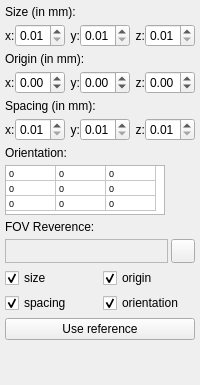
        <widget class="QWidget" name="tabFOV">
         <attribute name="title">
          <string>FOV</string>
         </attribute>
         <attribute name="toolTip">
          <string>&lt;html&gt;&lt;head/&gt;&lt;body&gt;&lt;p&gt;Field of view settings (FOV) for vizualizing the grid correctly (its origin, size and orientation).&lt;/p&gt;&lt;/body&gt;&lt;/html&gt;</string>
         </attribute>
         <layout class="QVBoxLayout" name="verticalLayout_4">
          <property name="spacing">
           <number>5</number>
          </property>
          <property name="margin">
           <number>5</number>
          </property>
          <item>
           <widget class="QLabel" name="label_18">
            <property name="text">
             <string>Size (in mm):</string>
            </property>
           </widget>
          </item>
          <item>
           <layout class="QHBoxLayout" name="horizontalLayout_4">
            <property name="spacing">
             <number>0</number>
            </property>
            <item>
             <widget class="QLabel" name="label_20">
              <property name="sizePolicy">
               <sizepolicy hsizetype="Maximum" vsizetype="Preferred">
                <horstretch>0</horstretch>
                <verstretch>0</verstretch>
               </sizepolicy>
              </property>
              <property name="text">
               <string>x:</string>
              </property>
             </widget>
            </item>
            <item>
             <widget class="QDoubleSpinBox" name="m_sbFOVSizeX">
              <property name="sizePolicy">
               <sizepolicy hsizetype="Minimum" vsizetype="Fixed">
                <horstretch>0</horstretch>
                <verstretch>0</verstretch>
               </sizepolicy>
              </property>
              <property name="minimumSize">
               <size>
                <width>10</width>
                <height>0</height>
               </size>
              </property>
              <property name="maximumSize">
               <size>
                <width>50</width>
                <height>16777215</height>
               </size>
              </property>
              <property name="toolTip">
               <string>&lt;html&gt;&lt;head/&gt;&lt;body&gt;&lt;p&gt;Indicate the size (in mm) of the grid in the x direction.&lt;/p&gt;&lt;/body&gt;&lt;/html&gt;</string>
              </property>
              <property name="decimals">
               <number>2</number>
              </property>
              <property name="minimum">
               <double>0.010000000000000</double>
              </property>
              <property name="maximum">
               <double>9999.000000000000000</double>
              </property>
             </widget>
            </item>
            <item>
             <widget class="QLabel" name="label_21">
              <property name="text">
               <string>y:</string>
              </property>
              <property name="alignment">
               <set>Qt::AlignRight|Qt::AlignTrailing|Qt::AlignVCenter</set>
              </property>
             </widget>
            </item>
            <item>
             <widget class="QDoubleSpinBox" name="m_sbFOVSizeY">
              <property name="sizePolicy">
               <sizepolicy hsizetype="Minimum" vsizetype="Fixed">
                <horstretch>0</horstretch>
                <verstretch>0</verstretch>
               </sizepolicy>
              </property>
              <property name="minimumSize">
               <size>
                <width>10</width>
                <height>0</height>
               </size>
              </property>
              <property name="maximumSize">
               <size>
                <width>50</width>
                <height>16777215</height>
               </size>
              </property>
              <property name="toolTip">
               <string>&lt;html&gt;&lt;head/&gt;&lt;body&gt;&lt;p&gt;Indicate the size (in mm) of the grid in the y direction.&lt;/p&gt;&lt;/body&gt;&lt;/html&gt;</string>
              </property>
              <property name="decimals">
               <number>2</number>
              </property>
              <property name="minimum">
               <double>0.010000000000000</double>
              </property>
              <property name="maximum">
               <double>9999.000000000000000</double>
              </property>
             </widget>
            </item>
            <item>
             <widget class="QLabel" name="label_19">
              <property name="text">
               <string>z:</string>
              </property>
              <property name="alignment">
               <set>Qt::AlignRight|Qt::AlignTrailing|Qt::AlignVCenter</set>
              </property>
             </widget>
            </item>
            <item>
             <widget class="QDoubleSpinBox" name="m_sbFOVSizeZ">
              <property name="sizePolicy">
               <sizepolicy hsizetype="Minimum" vsizetype="Fixed">
                <horstretch>0</horstretch>
                <verstretch>0</verstretch>
               </sizepolicy>
              </property>
              <property name="minimumSize">
               <size>
                <width>10</width>
                <height>0</height>
               </size>
              </property>
              <property name="maximumSize">
               <size>
                <width>50</width>
                <height>16777215</height>
               </size>
              </property>
              <property name="toolTip">
               <string>&lt;html&gt;&lt;head/&gt;&lt;body&gt;&lt;p&gt;Indicate the size (in mm) of the grid in the z direction.&lt;/p&gt;&lt;/body&gt;&lt;/html&gt;</string>
              </property>
              <property name="decimals">
               <number>2</number>
              </property>
              <property name="minimum">
               <double>0.010000000000000</double>
              </property>
              <property name="maximum">
               <double>9999.000000000000000</double>
              </property>
             </widget>
            </item>
           </layout>
          </item>
          <item>
           <widget class="QLabel" name="label_24">
            <property name="text">
             <string>Origin (in mm):</string>
            </property>
           </widget>
          </item>
          <item>
           <layout class="QHBoxLayout" name="horizontalLayout_5">
            <property name="spacing">
             <number>0</number>
            </property>
            <item>
             <widget class="QLabel" name="label_25">
              <property name="sizePolicy">
               <sizepolicy hsizetype="Maximum" vsizetype="Preferred">
                <horstretch>0</horstretch>
                <verstretch>0</verstretch>
               </sizepolicy>
              </property>
              <property name="text">
               <string>x:</string>
              </property>
             </widget>
            </item>
            <item>
             <widget class="QDoubleSpinBox" name="m_sbFOVOriginX">
              <property name="sizePolicy">
               <sizepolicy hsizetype="Minimum" vsizetype="Fixed">
                <horstretch>0</horstretch>
                <verstretch>0</verstretch>
               </sizepolicy>
              </property>
              <property name="minimumSize">
               <size>
                <width>10</width>
                <height>0</height>
               </size>
              </property>
              <property name="maximumSize">
               <size>
                <width>50</width>
                <height>16777215</height>
               </size>
              </property>
              <property name="toolTip">
               <string>&lt;html&gt;&lt;head/&gt;&lt;body&gt;&lt;p&gt;Indicate the origin (in mm) of the grid in the x direction.&lt;/p&gt;&lt;/body&gt;&lt;/html&gt;</string>
              </property>
              <property name="minimum">
               <double>-99999.000000000000000</double>
              </property>
              <property name="maximum">
               <double>99999.000000000000000</double>
              </property>
             </widget>
            </item>
            <item>
             <widget class="QLabel" name="label_22">
              <property name="text">
               <string>y:</string>
              </property>
              <property name="alignment">
               <set>Qt::AlignRight|Qt::AlignTrailing|Qt::AlignVCenter</set>
              </property>
             </widget>
            </item>
            <item>
             <widget class="QDoubleSpinBox" name="m_sbFOVOriginY">
              <property name="sizePolicy">
               <sizepolicy hsizetype="Minimum" vsizetype="Fixed">
                <horstretch>0</horstretch>
                <verstretch>0</verstretch>
               </sizepolicy>
              </property>
              <property name="minimumSize">
               <size>
                <width>10</width>
                <height>0</height>
               </size>
              </property>
              <property name="maximumSize">
               <size>
                <width>50</width>
                <height>16777215</height>
               </size>
              </property>
              <property name="toolTip">
               <string>&lt;html&gt;&lt;head/&gt;&lt;body&gt;&lt;p&gt;Indicate the origin (in mm) of the grid in the y direction.&lt;/p&gt;&lt;/body&gt;&lt;/html&gt;</string>
              </property>
              <property name="minimum">
               <double>-99999.000000000000000</double>
              </property>
              <property name="maximum">
               <double>99999.000000000000000</double>
              </property>
             </widget>
            </item>
            <item>
             <widget class="QLabel" name="label_23">
              <property name="text">
               <string>z:</string>
              </property>
              <property name="alignment">
               <set>Qt::AlignRight|Qt::AlignTrailing|Qt::AlignVCenter</set>
              </property>
             </widget>
            </item>
            <item>
             <widget class="QDoubleSpinBox" name="m_sbFOVOriginZ">
              <property name="sizePolicy">
               <sizepolicy hsizetype="Minimum" vsizetype="Fixed">
                <horstretch>0</horstretch>
                <verstretch>0</verstretch>
               </sizepolicy>
              </property>
              <property name="minimumSize">
               <size>
                <width>10</width>
                <height>0</height>
               </size>
              </property>
              <property name="maximumSize">
               <size>
                <width>50</width>
                <height>16777215</height>
               </size>
              </property>
              <property name="toolTip">
               <string>&lt;html&gt;&lt;head/&gt;&lt;body&gt;&lt;p&gt;Indicate the origin (in mm) of the grid in the z direction.&lt;/p&gt;&lt;/body&gt;&lt;/html&gt;</string>
              </property>
              <property name="minimum">
               <double>-99999.000000000000000</double>
              </property>
              <property name="maximum">
               <double>99999.000000000000000</double>
              </property>
              <property name="value">
               <double>0.000000000000000</double>
              </property>
             </widget>
            </item>
           </layout>
          </item>
          <item>
           <widget class="QLabel" name="label_17">
            <property name="text">
             <string>Spacing (in mm):</string>
            </property>
           </widget>
          </item>
          <item>
           <layout class="QHBoxLayout" name="horizontalLayout_6">
            <property name="spacing">
             <number>0</number>
            </property>
            <item>
             <widget class="QLabel" name="label_10">
              <property name="sizePolicy">
               <sizepolicy hsizetype="Maximum" vsizetype="Preferred">
                <horstretch>0</horstretch>
                <verstretch>0</verstretch>
               </sizepolicy>
              </property>
              <property name="text">
               <string>x:</string>
              </property>
             </widget>
            </item>
            <item>
             <widget class="QDoubleSpinBox" name="m_sbGridSpX">
              <property name="sizePolicy">
               <sizepolicy hsizetype="Minimum" vsizetype="Fixed">
                <horstretch>0</horstretch>
                <verstretch>0</verstretch>
               </sizepolicy>
              </property>
              <property name="minimumSize">
               <size>
                <width>10</width>
                <height>0</height>
               </size>
              </property>
              <property name="maximumSize">
               <size>
                <width>50</width>
                <height>16777215</height>
               </size>
              </property>
              <property name="toolTip">
               <string>&lt;html&gt;&lt;head/&gt;&lt;body&gt;&lt;p&gt;Indicate the spacing/resolution of the grid in the x direction.&lt;/p&gt;&lt;/body&gt;&lt;/html&gt;</string>
              </property>
              <property name="minimum">
               <double>0.010000000000000</double>
              </property>
              <property name="maximum">
               <double>9999.000000000000000</double>
              </property>
              <property name="value">
               <double>0.010000000000000</double>
              </property>
             </widget>
            </item>
            <item>
             <widget class="QLabel" name="label_12">
              <property name="text">
               <string>y:</string>
              </property>
              <property name="alignment">
               <set>Qt::AlignRight|Qt::AlignTrailing|Qt::AlignVCenter</set>
              </property>
             </widget>
            </item>
            <item>
             <widget class="QDoubleSpinBox" name="m_sbGridSpY">
              <property name="sizePolicy">
               <sizepolicy hsizetype="Minimum" vsizetype="Fixed">
                <horstretch>0</horstretch>
                <verstretch>0</verstretch>
               </sizepolicy>
              </property>
              <property name="minimumSize">
               <size>
                <width>10</width>
                <height>0</height>
               </size>
              </property>
              <property name="maximumSize">
               <size>
                <width>50</width>
                <height>16777215</height>
               </size>
              </property>
              <property name="toolTip">
               <string>&lt;html&gt;&lt;head/&gt;&lt;body&gt;&lt;p&gt;Indicate the spacing/resolution of the grid in the y direction.&lt;/p&gt;&lt;/body&gt;&lt;/html&gt;</string>
              </property>
              <property name="minimum">
               <double>0.010000000000000</double>
              </property>
              <property name="maximum">
               <double>9999.000000000000000</double>
              </property>
              <property name="value">
               <double>0.010000000000000</double>
              </property>
             </widget>
            </item>
            <item>
             <widget class="QLabel" name="label_11">
              <property name="text">
               <string>z:</string>
              </property>
              <property name="alignment">
               <set>Qt::AlignRight|Qt::AlignTrailing|Qt::AlignVCenter</set>
              </property>
             </widget>
            </item>
            <item>
             <widget class="QDoubleSpinBox" name="m_sbGridSpZ">
              <property name="sizePolicy">
               <sizepolicy hsizetype="Minimum" vsizetype="Fixed">
                <horstretch>0</horstretch>
                <verstretch>0</verstretch>
               </sizepolicy>
              </property>
              <property name="minimumSize">
               <size>
                <width>10</width>
                <height>0</height>
               </size>
              </property>
              <property name="maximumSize">
               <size>
                <width>50</width>
                <height>16777215</height>
               </size>
              </property>
              <property name="toolTip">
               <string>&lt;html&gt;&lt;head/&gt;&lt;body&gt;&lt;p&gt;Indicate the spacing/resolution of the grid in the z direction.&lt;/p&gt;&lt;/body&gt;&lt;/html&gt;</string>
              </property>
              <property name="minimum">
               <double>0.010000000000000</double>
              </property>
              <property name="maximum">
               <double>9999.000000000000000</double>
              </property>
              <property name="value">
               <double>0.010000000000000</double>
              </property>
             </widget>
            </item>
           </layout>
          </item>
          <item>
           <widget class="QLabel" name="label_27">
            <property name="text">
             <string>Orientation:</string>
            </property>
           </widget>
          </item>
          <item>
           <widget class="QTableWidget" name="m_tableOrientation">
            <property name="enabled">
             <bool>true</bool>
            </property>
            <property name="sizePolicy">
             <sizepolicy hsizetype="Expanding" vsizetype="Maximum">
              <horstretch>0</horstretch>
              <verstretch>0</verstretch>
             </sizepolicy>
            </property>
            <property name="maximumSize">
             <size>
              <width>160</width>
              <height>50</height>
             </size>
            </property>
            <property name="font">
             <font>
              <pointsize>7</pointsize>
             </font>
            </property>
            <property name="showDropIndicator" stdset="0">
             <bool>false</bool>
            </property>
            <property name="dragDropOverwriteMode">
             <bool>false</bool>
            </property>
            <property name="wordWrap">
             <bool>false</bool>
            </property>
            <property name="cornerButtonEnabled">
             <bool>false</bool>
            </property>
            <attribute name="horizontalHeaderVisible">
             <bool>false</bool>
            </attribute>
            <attribute name="horizontalHeaderDefaultSectionSize">
             <number>50</number>
            </attribute>
            <attribute name="horizontalHeaderMinimumSectionSize">
             <number>20</number>
            </attribute>
            <attribute name="verticalHeaderVisible">
             <bool>false</bool>
            </attribute>
            <attribute name="verticalHeaderDefaultSectionSize">
             <number>15</number>
            </attribute>
            <row>
             <property name="text">
              <string>R1</string>
             </property>
            </row>
            <row>
             <property name="text">
              <string>R2</string>
             </property>
            </row>
            <row>
             <property name="text">
              <string>R3</string>
             </property>
            </row>
            <column>
             <property name="text">
              <string>C1</string>
             </property>
            </column>
            <column>
             <property name="text">
              <string>C2</string>
             </property>
            </column>
            <column>
             <property name="text">
              <string>C3</string>
             </property>
            </column>
            <item row="0" column="0">
             <property name="text">
              <string>0</string>
             </property>
             <property name="flags">
              <set>ItemIsEnabled</set>
             </property>
            </item>
            <item row="0" column="1">
             <property name="text">
              <string>0</string>
             </property>
             <property name="flags">
              <set>ItemIsEnabled</set>
             </property>
            </item>
            <item row="0" column="2">
             <property name="text">
              <string>0</string>
             </property>
             <property name="flags">
              <set>ItemIsEnabled</set>
             </property>
            </item>
            <item row="1" column="0">
             <property name="text">
              <string>0</string>
             </property>
             <property name="flags">
              <set>ItemIsEnabled</set>
             </property>
            </item>
            <item row="1" column="1">
             <property name="text">
              <string>0</string>
             </property>
             <property name="flags">
              <set>ItemIsEnabled</set>
             </property>
            </item>
            <item row="1" column="2">
             <property name="text">
              <string>0</string>
             </property>
             <property name="flags">
              <set>ItemIsEnabled</set>
             </property>
            </item>
            <item row="2" column="0">
             <property name="text">
              <string>0</string>
             </property>
             <property name="flags">
              <set>ItemIsEnabled</set>
             </property>
            </item>
            <item row="2" column="1">
             <property name="text">
              <string>0</string>
             </property>
             <property name="flags">
              <set>ItemIsEnabled</set>
             </property>
            </item>
            <item row="2" column="2">
             <property name="text">
              <string>0</string>
             </property>
             <property name="flags">
              <set>ItemIsEnabled</set>
             </property>
            </item>
           </widget>
          </item>
          <item>
           <widget class="QLabel" name="label_26">
            <property name="text">
             <string>FOV Reverence:</string>
            </property>
           </widget>
          </item>
          <item>
           <layout class="QHBoxLayout" name="horizontalLayout_7">
            <property name="spacing">
             <number>3</number>
            </property>
            <item>
             <widget class="QLabel" name="m_lbFOVRef">
              <property name="palette">
               <palette>
                <active>
                 <colorrole role="Text">
                  <brush brushstyle="SolidPattern">
                   <color alpha="255">
                    <red>0</red>
                    <green>170</green>
                    <blue>0</blue>
                   </color>
                  </brush>
                 </colorrole>
                </active>
                <inactive>
                 <colorrole role="Text">
                  <brush brushstyle="SolidPattern">
                   <color alpha="255">
                    <red>0</red>
                    <green>170</green>
                    <blue>0</blue>
                   </color>
                  </brush>
                 </colorrole>
                </inactive>
                <disabled>
                 <colorrole role="Text">
                  <brush brushstyle="SolidPattern">
                   <color alpha="255">
                    <red>159</red>
                    <green>158</green>
                    <blue>158</blue>
                   </color>
                  </brush>
                 </colorrole>
                </disabled>
               </palette>
              </property>
              <property name="font">
               <font>
                <weight>75</weight>
                <bold>true</bold>
               </font>
              </property>
              <property name="toolTip">
               <string>Registration that should be used to map the moving image...</string>
              </property>
              <property name="frameShape">
               <enum>QFrame::StyledPanel</enum>
              </property>
              <property name="lineWidth">
               <number>2</number>
              </property>
              <property name="midLineWidth">
               <number>1</number>
              </property>
              <property name="text">
               <string/>
              </property>
             </widget>
            </item>
            <item>
             <widget class="QPushButton" name="m_pbLockFOVRef">
              <property name="sizePolicy">
               <sizepolicy hsizetype="Maximum" vsizetype="Fixed">
                <horstretch>0</horstretch>
                <verstretch>0</verstretch>
               </sizepolicy>
              </property>
              <property name="minimumSize">
               <size>
                <width>24</width>
                <height>24</height>
               </size>
              </property>
              <property name="maximumSize">
               <size>
                <width>24</width>
                <height>24</height>
               </size>
              </property>
              <property name="toolTip">
               <string>Lock the selected registration for mapping</string>
              </property>
              <property name="text">
               <string/>
              </property>
              <property name="icon">
               <iconset>
                <normaloff>:/org.mitk.gui.qt.registration.visualizer/resources/icon_unlock.png</normaloff>
                <normalon>:/org.mitk.gui.qt.registration.visualizer/resources/icon_lock.png</normalon>:/org.mitk.gui.qt.registration.visualizer/resources/icon_unlock.png</iconset>
              </property>
              <property name="checkable">
               <bool>true</bool>
              </property>
              <property name="checked">
               <bool>false</bool>
              </property>
              <property name="flat">
               <bool>false</bool>
              </property>
             </widget>
            </item>
           </layout>
          </item>
          <item>
           <layout class="QGridLayout" name="gridLayout">
            <item row="0" column="0">
             <widget class="QCheckBox" name="m_checkUseRefSize">
              <property name="text">
               <string>size</string>
              </property>
              <property name="checked">
               <bool>true</bool>
              </property>
             </widget>
            </item>
            <item row="0" column="1">
             <widget class="QCheckBox" name="m_checkUseRefOrigin">
              <property name="text">
               <string>origin</string>
              </property>
              <property name="checked">
               <bool>true</bool>
              </property>
             </widget>
            </item>
            <item row="1" column="0">
             <widget class="QCheckBox" name="m_checkUseRefSpacing">
              <property name="text">
               <string>spacing</string>
              </property>
              <property name="checked">
               <bool>true</bool>
              </property>
             </widget>
            </item>
            <item row="1" column="1">
             <widget class="QCheckBox" name="m_checkUseRefOrientation">
              <property name="text">
               <string>orientation</string>
              </property>
              <property name="checked">
               <bool>true</bool>
              </property>
             </widget>
            </item>
           </layout>
          </item>
          <item>
           <widget class="QPushButton" name="m_pbUseFOVRef">
            <property name="text">
             <string>Use reference</string>
            </property>
           </widget>
          </item>
          <item>
           <spacer name="verticalSpacer_2">
            <property name="orientation">
             <enum>Qt::Vertical</enum>
            </property>
            <property name="sizeHint" stdset="0">
             <size>
              <width>20</width>
              <height>40</height>
             </size>
            </property>
           </spacer>
          </item>
         </layout>
        </widget>
